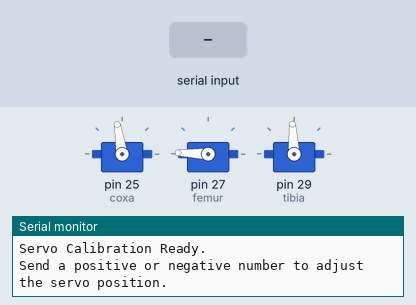
Bench run of a sketch on a simulated Arduino Mega 2560, built with avr-gcc and run on an emulated ATmega2560. On the bench: 3 × servo, the last lines printed to the serial monitor. The inputs (shaded band) are chosen by the test bench.

Above: at 1.2 s.
1.3 s: "90,45\n" received over Serial
At 2.2 s:
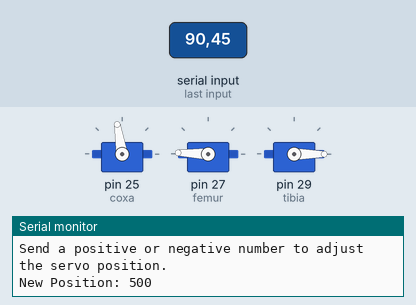
Timing chart, 0 to 4.3 s (numbered marks = the images above; inputs shaded):
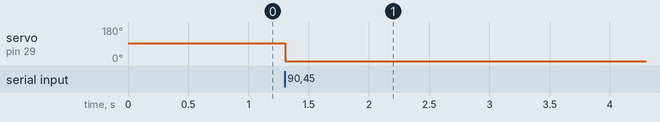

Measured:
- after the input at 1.3 s, servo on pin 29 (tibia): 93° → 0° at once

The sketch:

servoCalibration.ino
```cpp
#include <Servo.h>

Servo coxa;  // create servo object
Servo femur;
Servo tibia;

int currentPosition = 1500; // initial position in microseconds (typically 1500 is centered)
const int stepSize = 10;    // amount to change per increment

void setup() {
  Serial.begin(9600);     // initialize serial communication


  coxa.attach(25);      // attach the servo on pin 9 (change as needed)
  femur.attach(27);      // attach the servo on pin 9 (change as needed)
  tibia.attach(29);      // attach the servo on pin 9 (change as needed)

  coxa.writeMicroseconds(1560);  // set servo to the initial position
  femur.writeMicroseconds(2375);
  tibia.writeMicroseconds(currentPosition);

  Serial.println("Servo Calibration Ready.");
  Serial.println("Send a positive or negative number to adjust the servo position.");
}

void loop() {
  if (Serial.available() > 0) {
    // Read the incoming data as a string
    String input = Serial.readStringUntil('\n');
    int increment = input.toInt();  // Convert input to integer

    // Update the servo position based on the input
    currentPosition = increment;

    // Constrain the position to a safe range for the servo
    currentPosition = constrain(currentPosition, 500, 2500);

    // Write the new position to the servo
    tibia.writeMicroseconds(currentPosition);

    // Feedback to the serial monitor
    Serial.print("New Position: ");
    Serial.println(currentPosition);
  }
}
```
